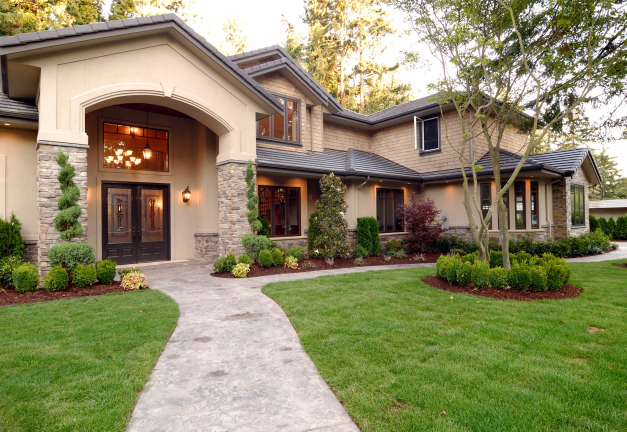
#> input picture Computer Vision Deep Dive in Python/Ch04/04_02/house.jpg, 1253 x 863 px (shown at 1/2 size)
$ python average_filters.py
#> lines starting #> are read from the running program, lines starting #| are printed output that depends on the picture
import numpy as np
import matplotlib.pyplot as plt

# %config InlineBackend.figure_formats = 'retina'
from matplotlib import rcParams
from EC_CV import *
import cv2

rcParams["figure.figsize"] = (20, 8)

img = plt.imread("house.jpg")
#> img is the input picture: shape (863, 1253, 3); mean R, G, B 139.9, 136, 100.8
plt.imshow(img)
print(np.shape(img))
#| (863, 1253, 3)

# OpenCV's filter2D function works with color and grayscale images

kernel = np.ones((7, 7), np.float32) / 49
blurred = cv2.filter2D(src=img, ddepth=-1, kernel=kernel)
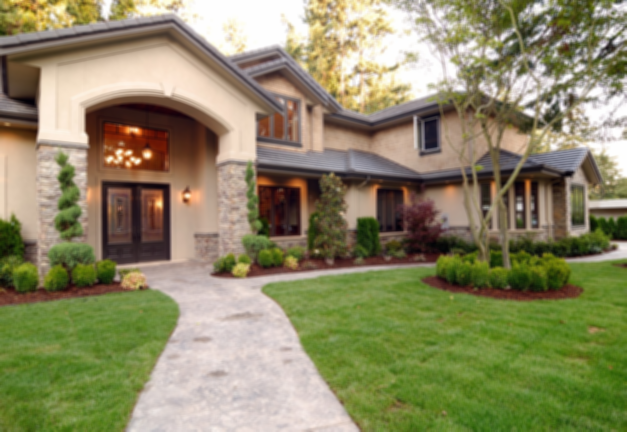
#> blurred: shape (863, 1253, 3) (shown at 1/2 size); mean R, G, B 139.9, 136, 100.8
plt.imshow(blurred)

# Let's compare the images side by side

rcParams["figure.figsize"] = (20, 8)

fig, ax = plt.subplots(1, 2)
ax[0].imshow(img)
ax[1].imshow(blurred)

rcParams["figure.figsize"] = (20, 20)

# display images
fig, ax = plt.subplots(1, 2)
ax[0].imshow(img[:, 400:800])
ax[1].imshow(blurred[:, 400:800])

# Now let's see the same thing with a 3x3 kernel

rcParams["figure.figsize"] = (20, 20)

kernel = np.ones((3, 3), np.float32) / 9
blurred = cv2.filter2D(src=img, ddepth=-1, kernel=kernel)

# display images
fig, ax = plt.subplots(1, 2)
ax[0].imshow(img[:, 400:800])
ax[1].imshow(blurred[:, 400:800])
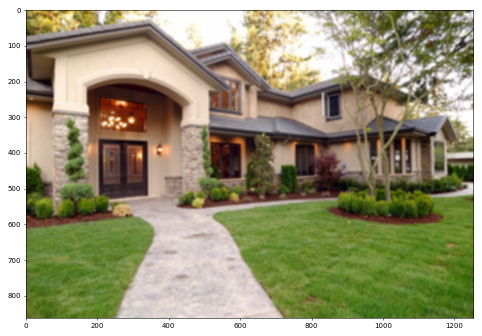
#> figure drawn by matplotlib, 1 panel
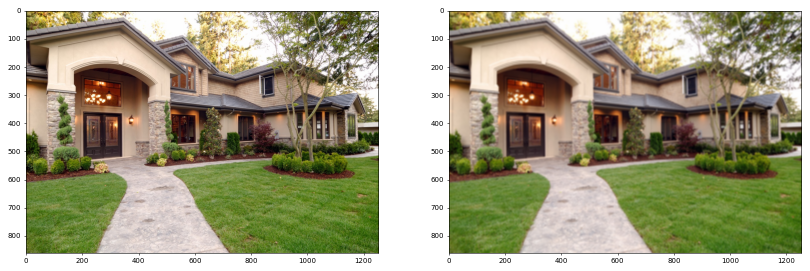
#> figure drawn by matplotlib, 2 panels
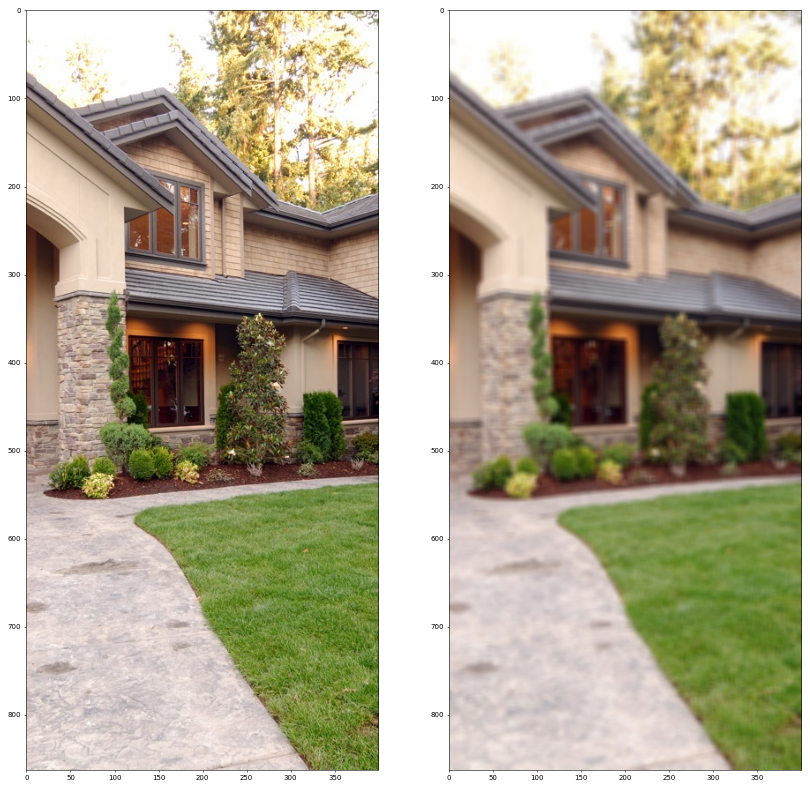
#> figure drawn by matplotlib, 2 panels
